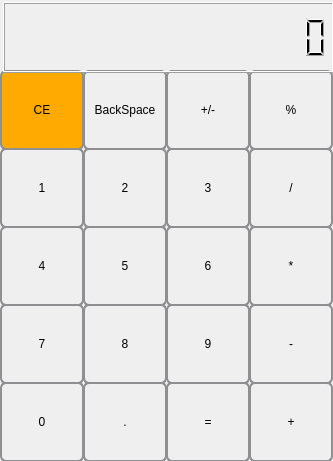
<?xml version="1.0" encoding="UTF-8"?>
<ui version="4.0">
 <class>calculater</class>
 <widget class="QMainWindow" name="calculater">
  <property name="geometry">
   <rect>
    <x>0</x>
    <y>0</y>
    <width>333</width>
    <height>461</height>
   </rect>
  </property>
  <property name="windowTitle">
   <string>calculater</string>
  </property>
  <widget class="QWidget" name="centralWidget">
   <widget class="QPushButton" name="pushButtonCE">
    <property name="geometry">
     <rect>
      <x>0</x>
      <y>70</y>
      <width>84</width>
      <height>80</height>
     </rect>
    </property>
    <property name="styleSheet">
     <string notr="true">QPushButton {
    border: 2px solid #8f8f91;
	 border-radius: 6px;
    background-color: qlineargradient(stop: 0 #ffaa00, stop: 1 #dadbde);
    min-width: 80px;
}

QPushButton:pressed {
    background-color: qlineargradient(stop: 0 #dadbde, stop: 1 #d58e00);
}

QPushButton:flat {
    border: none; /* no border for a flat push button */
}

QPushButton:default {
    border-color: navy; /* make the default button prominent */
}
</string>
    </property>
    <property name="text">
     <string>CE</string>
    </property>
   </widget>
   <widget class="QPushButton" name="pushButtonBS">
    <property name="geometry">
     <rect>
      <x>83</x>
      <y>70</y>
      <width>84</width>
      <height>80</height>
     </rect>
    </property>
    <property name="styleSheet">
     <string notr="true">QPushButton {
    border: 2px solid #8f8f91;
    border-radius: 6px;
    background-color: qlineargradient(x1: 0, y1: 0, x2: 0, y2: 1,
                                      stop: 0 #f6f7fa, stop: 1 #dadbde);
    min-width: 80px;
}

QPushButton:pressed {
    background-color: qlineargradient(x1: 0, y1: 0, x2: 0, y2: 1,
                                      stop: 0 #dadbde, stop: 1 #f6f7fa);
}

QPushButton:flat {
    border: none; /* no border for a flat push button */
}

QPushButton:default {
    border-color: navy; /* make the default button prominent */
}</string>
    </property>
    <property name="text">
     <string>BackSpace</string>
    </property>
   </widget>
   <widget class="QPushButton" name="pushButtonPlusMinus">
    <property name="geometry">
     <rect>
      <x>166</x>
      <y>70</y>
      <width>84</width>
      <height>80</height>
     </rect>
    </property>
    <property name="styleSheet">
     <string notr="true">QPushButton {
    border: 2px solid #8f8f91;
    border-radius: 6px;
    background-color: qlineargradient(x1: 0, y1: 0, x2: 0, y2: 1,
                                      stop: 0 #f6f7fa, stop: 1 #dadbde);
    min-width: 80px;
}

QPushButton:pressed {
    background-color: qlineargradient(x1: 0, y1: 0, x2: 0, y2: 1,
                                      stop: 0 #dadbde, stop: 1 #f6f7fa);
}

QPushButton:flat {
    border: none; /* no border for a flat push button */
}

QPushButton:default {
    border-color: navy; /* make the default button prominent */
}</string>
    </property>
    <property name="text">
     <string>+/-</string>
    </property>
   </widget>
   <widget class="QPushButton" name="pushButtonProcents">
    <property name="geometry">
     <rect>
      <x>249</x>
      <y>70</y>
      <width>84</width>
      <height>80</height>
     </rect>
    </property>
    <property name="styleSheet">
     <string notr="true">QPushButton {
    border: 2px solid #8f8f91;
    border-radius: 6px;
    background-color: qlineargradient(x1: 0, y1: 0, x2: 0, y2: 1,
                                      stop: 0 #f6f7fa, stop: 1 #dadbde);
    min-width: 80px;
}

QPushButton:pressed {
    background-color: qlineargradient(x1: 0, y1: 0, x2: 0, y2: 1,
                                      stop: 0 #dadbde, stop: 1 #f6f7fa);
}

QPushButton:flat {
    border: none; /* no border for a flat push button */
}

QPushButton:default {
    border-color: navy; /* make the default button prominent */
}</string>
    </property>
    <property name="text">
     <string>%</string>
    </property>
   </widget>
   <widget class="QPushButton" name="pushButton_3">
    <property name="geometry">
     <rect>
      <x>166</x>
      <y>148</y>
      <width>84</width>
      <height>80</height>
     </rect>
    </property>
    <property name="styleSheet">
     <string notr="true">QPushButton {
    border: 2px solid #8f8f91;
    border-radius: 6px;
    background-color: qlineargradient(x1: 0, y1: 0, x2: 0, y2: 1,
                                      stop: 0 #f6f7fa, stop: 1 #dadbde);
    min-width: 80px;
}

QPushButton:pressed {
    background-color: qlineargradient(x1: 0, y1: 0, x2: 0, y2: 1,
                                      stop: 0 #dadbde, stop: 1 #f6f7fa);
}

QPushButton:flat {
    border: none; /* no border for a flat push button */
}

QPushButton:default {
    border-color: navy; /* make the default button prominent */
}</string>
    </property>
    <property name="text">
     <string>3</string>
    </property>
   </widget>
   <widget class="QPushButton" name="pushButtonDivide">
    <property name="geometry">
     <rect>
      <x>249</x>
      <y>148</y>
      <width>84</width>
      <height>80</height>
     </rect>
    </property>
    <property name="styleSheet">
     <string notr="true">QPushButton {
    border: 2px solid #8f8f91;
    border-radius: 6px;
    background-color: qlineargradient(x1: 0, y1: 0, x2: 0, y2: 1,
                                      stop: 0 #f6f7fa, stop: 1 #dadbde);
    min-width: 80px;
}

QPushButton:pressed {
    background-color: qlineargradient(x1: 0, y1: 0, x2: 0, y2: 1,
                                      stop: 0 #dadbde, stop: 1 #f6f7fa);
}

QPushButton:flat {
    border: none; /* no border for a flat push button */
}

QPushButton:default {
    border-color: navy; /* make the default button prominent */
}</string>
    </property>
    <property name="text">
     <string>/</string>
    </property>
   </widget>
   <widget class="QPushButton" name="pushButton_2">
    <property name="geometry">
     <rect>
      <x>83</x>
      <y>148</y>
      <width>84</width>
      <height>80</height>
     </rect>
    </property>
    <property name="styleSheet">
     <string notr="true">QPushButton {
    border: 2px solid #8f8f91;
    border-radius: 6px;
    background-color: qlineargradient(x1: 0, y1: 0, x2: 0, y2: 1,
                                      stop: 0 #f6f7fa, stop: 1 #dadbde);
    min-width: 80px;
}

QPushButton:pressed {
    background-color: qlineargradient(x1: 0, y1: 0, x2: 0, y2: 1,
                                      stop: 0 #dadbde, stop: 1 #f6f7fa);
}

QPushButton:flat {
    border: none; /* no border for a flat push button */
}

QPushButton:default {
    border-color: navy; /* make the default button prominent */
}</string>
    </property>
    <property name="text">
     <string>2</string>
    </property>
   </widget>
   <widget class="QPushButton" name="pushButton_1">
    <property name="geometry">
     <rect>
      <x>0</x>
      <y>148</y>
      <width>84</width>
      <height>80</height>
     </rect>
    </property>
    <property name="styleSheet">
     <string notr="true">QPushButton {
    border: 2px solid #8f8f91;
    border-radius: 6px;
    background-color: qlineargradient(x1: 0, y1: 0, x2: 0, y2: 1,
                                      stop: 0 #f6f7fa, stop: 1 #dadbde);
    min-width: 80px;
}

QPushButton:pressed {
    background-color: qlineargradient(x1: 0, y1: 0, x2: 0, y2: 1,
                                      stop: 0 #dadbde, stop: 1 #f6f7fa);
}

QPushButton:flat {
    border: none; /* no border for a flat push button */
}

QPushButton:default {
    border-color: navy; /* make the default button prominent */
}</string>
    </property>
    <property name="text">
     <string>1</string>
    </property>
   </widget>
   <widget class="QPushButton" name="pushButtonMulc">
    <property name="geometry">
     <rect>
      <x>249</x>
      <y>226</y>
      <width>84</width>
      <height>80</height>
     </rect>
    </property>
    <property name="styleSheet">
     <string notr="true">QPushButton {
    border: 2px solid #8f8f91;
    border-radius: 6px;
    background-color: qlineargradient(x1: 0, y1: 0, x2: 0, y2: 1,
                                      stop: 0 #f6f7fa, stop: 1 #dadbde);
    min-width: 80px;
}

QPushButton:pressed {
    background-color: qlineargradient(x1: 0, y1: 0, x2: 0, y2: 1,
                                      stop: 0 #dadbde, stop: 1 #f6f7fa);
}

QPushButton:flat {
    border: none; /* no border for a flat push button */
}

QPushButton:default {
    border-color: navy; /* make the default button prominent */
}</string>
    </property>
    <property name="text">
     <string>*</string>
    </property>
   </widget>
   <widget class="QPushButton" name="pushButton_6">
    <property name="geometry">
     <rect>
      <x>166</x>
      <y>226</y>
      <width>84</width>
      <height>80</height>
     </rect>
    </property>
    <property name="styleSheet">
     <string notr="true">QPushButton {
    border: 2px solid #8f8f91;
    border-radius: 6px;
    background-color: qlineargradient(x1: 0, y1: 0, x2: 0, y2: 1,
                                      stop: 0 #f6f7fa, stop: 1 #dadbde);
    min-width: 80px;
}

QPushButton:pressed {
    background-color: qlineargradient(x1: 0, y1: 0, x2: 0, y2: 1,
                                      stop: 0 #dadbde, stop: 1 #f6f7fa);
}

QPushButton:flat {
    border: none; /* no border for a flat push button */
}

QPushButton:default {
    border-color: navy; /* make the default button prominent */
}</string>
    </property>
    <property name="text">
     <string>6</string>
    </property>
   </widget>
   <widget class="QPushButton" name="pushButton_4">
    <property name="geometry">
     <rect>
      <x>0</x>
      <y>226</y>
      <width>84</width>
      <height>80</height>
     </rect>
    </property>
    <property name="styleSheet">
     <string notr="true">QPushButton {
    border: 2px solid #8f8f91;
    border-radius: 6px;
    background-color: qlineargradient(x1: 0, y1: 0, x2: 0, y2: 1,
                                      stop: 0 #f6f7fa, stop: 1 #dadbde);
    min-width: 80px;
}

QPushButton:pressed {
    background-color: qlineargradient(x1: 0, y1: 0, x2: 0, y2: 1,
                                      stop: 0 #dadbde, stop: 1 #f6f7fa);
}

QPushButton:flat {
    border: none; /* no border for a flat push button */
}

QPushButton:default {
    border-color: navy; /* make the default button prominent */
}</string>
    </property>
    <property name="text">
     <string>4</string>
    </property>
   </widget>
   <widget class="QPushButton" name="pushButton_5">
    <property name="geometry">
     <rect>
      <x>83</x>
      <y>226</y>
      <width>84</width>
      <height>80</height>
     </rect>
    </property>
    <property name="styleSheet">
     <string notr="true">QPushButton {
    border: 2px solid #8f8f91;
    border-radius: 6px;
    background-color: qlineargradient(x1: 0, y1: 0, x2: 0, y2: 1,
                                      stop: 0 #f6f7fa, stop: 1 #dadbde);
    min-width: 80px;
}

QPushButton:pressed {
    background-color: qlineargradient(x1: 0, y1: 0, x2: 0, y2: 1,
                                      stop: 0 #dadbde, stop: 1 #f6f7fa);
}

QPushButton:flat {
    border: none; /* no border for a flat push button */
}

QPushButton:default {
    border-color: navy; /* make the default button prominent */
}</string>
    </property>
    <property name="text">
     <string>5</string>
    </property>
   </widget>
   <widget class="QPushButton" name="pushButtonMinus">
    <property name="geometry">
     <rect>
      <x>249</x>
      <y>304</y>
      <width>84</width>
      <height>80</height>
     </rect>
    </property>
    <property name="styleSheet">
     <string notr="true">QPushButton {
    border: 2px solid #8f8f91;
    border-radius: 6px;
    background-color: qlineargradient(x1: 0, y1: 0, x2: 0, y2: 1,
                                      stop: 0 #f6f7fa, stop: 1 #dadbde);
    min-width: 80px;
}

QPushButton:pressed {
    background-color: qlineargradient(x1: 0, y1: 0, x2: 0, y2: 1,
                                      stop: 0 #dadbde, stop: 1 #f6f7fa);
}

QPushButton:flat {
    border: none; /* no border for a flat push button */
}

QPushButton:default {
    border-color: navy; /* make the default button prominent */
}</string>
    </property>
    <property name="text">
     <string>-</string>
    </property>
   </widget>
   <widget class="QPushButton" name="pushButton_9">
    <property name="geometry">
     <rect>
      <x>166</x>
      <y>304</y>
      <width>84</width>
      <height>80</height>
     </rect>
    </property>
    <property name="styleSheet">
     <string notr="true">QPushButton {
    border: 2px solid #8f8f91;
    border-radius: 6px;
    background-color: qlineargradient(x1: 0, y1: 0, x2: 0, y2: 1,
                                      stop: 0 #f6f7fa, stop: 1 #dadbde);
    min-width: 80px;
}

QPushButton:pressed {
    background-color: qlineargradient(x1: 0, y1: 0, x2: 0, y2: 1,
                                      stop: 0 #dadbde, stop: 1 #f6f7fa);
}

QPushButton:flat {
    border: none; /* no border for a flat push button */
}

QPushButton:default {
    border-color: navy; /* make the default button prominent */
}</string>
    </property>
    <property name="text">
     <string>9</string>
    </property>
   </widget>
   <widget class="QPushButton" name="pushButton_7">
    <property name="geometry">
     <rect>
      <x>0</x>
      <y>304</y>
      <width>84</width>
      <height>80</height>
     </rect>
    </property>
    <property name="styleSheet">
     <string notr="true">QPushButton {
    border: 2px solid #8f8f91;
    border-radius: 6px;
    background-color: qlineargradient(x1: 0, y1: 0, x2: 0, y2: 1,
                                      stop: 0 #f6f7fa, stop: 1 #dadbde);
    min-width: 80px;
}

QPushButton:pressed {
    background-color: qlineargradient(x1: 0, y1: 0, x2: 0, y2: 1,
                                      stop: 0 #dadbde, stop: 1 #f6f7fa);
}

QPushButton:flat {
    border: none; /* no border for a flat push button */
}

QPushButton:default {
    border-color: navy; /* make the default button prominent */
}</string>
    </property>
    <property name="text">
     <string>7</string>
    </property>
   </widget>
   <widget class="QPushButton" name="pushButton_8">
    <property name="geometry">
     <rect>
      <x>83</x>
      <y>304</y>
      <width>84</width>
      <height>80</height>
     </rect>
    </property>
    <property name="styleSheet">
     <string notr="true">QPushButton {
    border: 2px solid #8f8f91;
    border-radius: 6px;
    background-color: qlineargradient(x1: 0, y1: 0, x2: 0, y2: 1,
                                      stop: 0 #f6f7fa, stop: 1 #dadbde);
    min-width: 80px;
}

QPushButton:pressed {
    background-color: qlineargradient(x1: 0, y1: 0, x2: 0, y2: 1,
                                      stop: 0 #dadbde, stop: 1 #f6f7fa);
}

QPushButton:flat {
    border: none; /* no border for a flat push button */
}

QPushButton:default {
    border-color: navy; /* make the default button prominent */
}</string>
    </property>
    <property name="text">
     <string>8</string>
    </property>
   </widget>
   <widget class="QPushButton" name="pushButton_0">
    <property name="geometry">
     <rect>
      <x>0</x>
      <y>382</y>
      <width>84</width>
      <height>80</height>
     </rect>
    </property>
    <property name="styleSheet">
     <string notr="true">QPushButton {
    border: 2px solid #8f8f91;
    border-radius: 6px;
    background-color: qlineargradient(x1: 0, y1: 0, x2: 0, y2: 1,
                                      stop: 0 #f6f7fa, stop: 1 #dadbde);
    min-width: 80px;
}

QPushButton:pressed {
    background-color: qlineargradient(x1: 0, y1: 0, x2: 0, y2: 1,
                                      stop: 0 #dadbde, stop: 1 #f6f7fa);
}

QPushButton:flat {
    border: none; /* no border for a flat push button */
}

QPushButton:default {
    border-color: navy; /* make the default button prominent */
}</string>
    </property>
    <property name="text">
     <string>0</string>
    </property>
   </widget>
   <widget class="QPushButton" name="pushButtonPlus">
    <property name="geometry">
     <rect>
      <x>249</x>
      <y>382</y>
      <width>84</width>
      <height>80</height>
     </rect>
    </property>
    <property name="styleSheet">
     <string notr="true">QPushButton {
    border: 2px solid #8f8f91;
    border-radius: 6px;
    background-color: qlineargradient(x1: 0, y1: 0, x2: 0, y2: 1,
                                      stop: 0 #f6f7fa, stop: 1 #dadbde);
    min-width: 80px;
}

QPushButton:pressed {
    background-color: qlineargradient(x1: 0, y1: 0, x2: 0, y2: 1,
                                      stop: 0 #dadbde, stop: 1 #f6f7fa);
}

QPushButton:flat {
    border: none; /* no border for a flat push button */
}

QPushButton:default {
    border-color: navy; /* make the default button prominent */
}</string>
    </property>
    <property name="text">
     <string>+</string>
    </property>
   </widget>
   <widget class="QPushButton" name="pushButtonPoint">
    <property name="geometry">
     <rect>
      <x>83</x>
      <y>382</y>
      <width>84</width>
      <height>80</height>
     </rect>
    </property>
    <property name="styleSheet">
     <string notr="true">QPushButton {
    border: 2px solid #8f8f91;
    border-radius: 6px;
    background-color: qlineargradient(x1: 0, y1: 0, x2: 0, y2: 1,
                                      stop: 0 #f6f7fa, stop: 1 #dadbde);
    min-width: 80px;
}

QPushButton:pressed {
    background-color: qlineargradient(x1: 0, y1: 0, x2: 0, y2: 1,
                                      stop: 0 #dadbde, stop: 1 #f6f7fa);
}

QPushButton:flat {
    border: none; /* no border for a flat push button */
}

QPushButton:default {
    border-color: navy; /* make the default button prominent */
}</string>
    </property>
    <property name="text">
     <string>.</string>
    </property>
   </widget>
   <widget class="QPushButton" name="pushButtonEquality">
    <property name="geometry">
     <rect>
      <x>166</x>
      <y>382</y>
      <width>84</width>
      <height>80</height>
     </rect>
    </property>
    <property name="styleSheet">
     <string notr="true">QPushButton {
    border: 2px solid #8f8f91;
    border-radius: 6px;
    background-color: qlineargradient(x1: 0, y1: 0, x2: 0, y2: 1,
                                      stop: 0 #f6f7fa, stop: 1 #dadbde);
    min-width: 80px;
}

QPushButton:pressed {
    background-color: qlineargradient(x1: 0, y1: 0, x2: 0, y2: 1,
                                      stop: 0 #dadbde, stop: 1 #f6f7fa);
}

QPushButton:flat {
    border: none; /* no border for a flat push button */
}

QPushButton:default {
    border-color: navy; /* make the default button prominent */
}</string>
    </property>
    <property name="text">
     <string>=</string>
    </property>
   </widget>
   <widget class="QLCDNumber" name="lcdNumber">
    <property name="geometry">
     <rect>
      <x>3</x>
      <y>2</y>
      <width>331</width>
      <height>71</height>
     </rect>
    </property>
    <property name="digitCount">
     <number>15</number>
    </property>
   </widget>
  </widget>
 </widget>
 <layoutdefault spacing="6" margin="11"/>
 <resources/>
 <connections/>
</ui>
